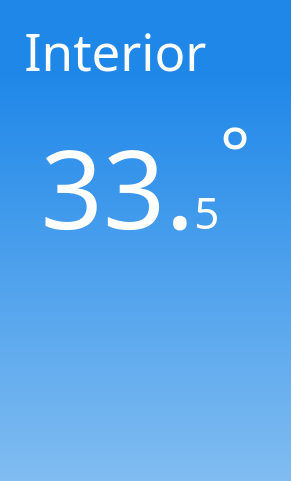
   <widget class="QFrame" name="indoor_frame">
    <property name="geometry">
     <rect>
      <x>510</x>
      <y>0</y>
      <width>291</width>
      <height>481</height>
     </rect>
    </property>
    <property name="minimumSize">
     <size>
      <width>0</width>
      <height>0</height>
     </size>
    </property>
    <property name="maximumSize">
     <size>
      <width>444444</width>
      <height>444444</height>
     </size>
    </property>
    <property name="baseSize">
     <size>
      <width>0</width>
      <height>0</height>
     </size>
    </property>
    <property name="styleSheet">
     <string notr="true">background-color:qlineargradient(spread:pad, x1:1, y1:0, x2:1, y2:1, stop:0.146067 rgba(30, 135, 232, 255), stop:1 rgba(128, 188, 241, 255))</string>
    </property>
    <property name="frameShape">
     <enum>QFrame::NoFrame</enum>
    </property>
    <property name="frameShadow">
     <enum>QFrame::Plain</enum>
    </property>
    <widget class="QLabel" name="interior_title">
     <property name="geometry">
      <rect>
       <x>0</x>
       <y>0</y>
       <width>231</width>
       <height>101</height>
      </rect>
     </property>
     <property name="font">
      <font>
       <family>Franzo</family>
       <pointsize>38</pointsize>
       <weight>50</weight>
       <bold>false</bold>
       <kerning>true</kerning>
      </font>
     </property>
     <property name="layoutDirection">
      <enum>Qt::LeftToRight</enum>
     </property>
     <property name="styleSheet">
      <string notr="true">QLabel{background-color: transparent;color: white}</string>
     </property>
     <property name="text">
      <string>Interior</string>
     </property>
     <property name="textFormat">
      <enum>Qt::AutoText</enum>
     </property>
     <property name="scaledContents">
      <bool>false</bool>
     </property>
     <property name="alignment">
      <set>Qt::AlignCenter</set>
     </property>
    </widget>
    <widget class="DisplayBar" name="interior_1_bar">
     <property name="geometry">
      <rect>
       <x>20</x>
       <y>265</y>
       <width>281</width>
       <height>51</height>
      </rect>
     </property>
     <property name="styleSheet">
      <string notr="true">background-color:rgba(255, 255, 255, 0)</string>
     </property>
     <property name="frameShape">
      <enum>QFrame::NoFrame</enum>
     </property>
     <property name="text">
      <string notr="true"/>
     </property>
     <property name="pixmap">
      <pixmap>../../assets/gui_base/bar_blue.png</pixmap>
     </property>
     <property name="buddy">
      <cstring>interior_1_bar</cstring>
     </property>
    </widget>
    <widget class="DisplayBar" name="interior_2_bar">
     <property name="geometry">
      <rect>
       <x>20</x>
       <y>330</y>
       <width>281</width>
       <height>51</height>
      </rect>
     </property>
     <property name="styleSheet">
      <string notr="true">background-color:rgba(255, 255, 255, 0)</string>
     </property>
     <property name="frameShape">
      <enum>QFrame::NoFrame</enum>
     </property>
     <property name="frameShadow">
      <enum>QFrame::Plain</enum>
     </property>
     <property name="text">
      <string notr="true"/>
     </property>
     <property name="pixmap">
      <pixmap>../../assets/gui_base/bar_yellow.png</pixmap>
     </property>
     <property name="scaledContents">
      <bool>false</bool>
     </property>
    </widget>
    <widget class="DisplayBar" name="interior_3_bar">
     <property name="geometry">
      <rect>
       <x>20</x>
       <y>396</y>
       <width>281</width>
       <height>51</height>
      </rect>
     </property>
     <property name="styleSheet">
      <string notr="true">background-color:rgba(255, 255, 255, 0)</string>
     </property>
     <property name="frameShape">
      <enum>QFrame::NoFrame</enum>
     </property>
     <property name="text">
      <string notr="true"/>
     </property>
     <property name="pixmap">
      <pixmap>../../assets/gui_base/bar_green.png</pixmap>
     </property>
     <property name="scaledContents">
      <bool>false</bool>
     </property>
    </widget>
    <widget class="QLabel" name="interior_background">
     <property name="geometry">
      <rect>
       <x>0</x>
       <y>0</y>
       <width>291</width>
       <height>481</height>
      </rect>
     </property>
     <property name="text">
      <string/>
     </property>
     <property name="scaledContents">
      <bool>true</bool>
     </property>
    </widget>
    <widget class="QLabel" name="interior_temp_icon">
     <property name="geometry">
      <rect>
       <x>240</x>
       <y>10</y>
       <width>45</width>
       <height>81</height>
      </rect>
     </property>
     <property name="sizePolicy">
      <sizepolicy hsizetype="Fixed" vsizetype="Fixed">
       <horstretch>0</horstretch>
       <verstretch>0</verstretch>
      </sizepolicy>
     </property>
     <property name="styleSheet">
      <string notr="true">background-color:rgba(255, 255, 255, 0)</string>
     </property>
     <property name="text">
      <string notr="true"/>
     </property>
     <property name="pixmap">
      <pixmap>../../assets/weather_icons/wi-thermometer_full.svg</pixmap>
     </property>
     <property name="scaledContents">
      <bool>true</bool>
     </property>
     <property name="buddy">
      <cstring>interior_temp_icon</cstring>
     </property>
    </widget>
    <widget class="ClickableLabel" name="interior_temp_value">
     <property name="geometry">
      <rect>
       <x>0</x>
       <y>100</y>
       <width>291</width>
       <height>161</height>
      </rect>
     </property>
     <property name="sizePolicy">
      <sizepolicy hsizetype="Preferred" vsizetype="Preferred">
       <horstretch>0</horstretch>
       <verstretch>0</verstretch>
      </sizepolicy>
     </property>
     <property name="minimumSize">
      <size>
       <width>180</width>
       <height>120</height>
      </size>
     </property>
     <property name="sizeIncrement">
      <size>
       <width>167</width>
       <height>179</height>
      </size>
     </property>
     <property name="baseSize">
      <size>
       <width>167</width>
       <height>169</height>
      </size>
     </property>
     <property name="font">
      <font>
       <family>Franzo</family>
       <pointsize>82</pointsize>
       <weight>50</weight>
       <bold>false</bold>
       <kerning>true</kerning>
      </font>
     </property>
     <property name="autoFillBackground">
      <bool>false</bool>
     </property>
     <property name="styleSheet">
      <string notr="true">QLabel{background-color: transparent;color: white}</string>
     </property>
     <property name="text">
      <string notr="true">&lt;html&gt;&lt;head/&gt;&lt;body&gt;&lt;p&gt;&lt;span style=&quot; color:#ffffff;&quot;&gt;33.&lt;/span&gt;&lt;span style=&quot; font-size:33pt; color:#ffffff;&quot;&gt;5&lt;/span&gt;&lt;span style=&quot; color:#ffffff; vertical-align:super;&quot;&gt;°&lt;/span&gt;&lt;/p&gt;&lt;/body&gt;&lt;/html&gt;</string>
     </property>
     <property name="textFormat">
      <enum>Qt::RichText</enum>
     </property>
     <property name="scaledContents">
      <bool>false</bool>
     </property>
     <property name="alignment">
      <set>Qt::AlignBottom|Qt::AlignHCenter</set>
     </property>
     <property name="wordWrap">
      <bool>false</bool>
     </property>
    </widget>
    <zorder>interior_background</zorder>
    <zorder>interior_2_bar</zorder>
    <zorder>interior_title</zorder>
    <zorder>interior_1_bar</zorder>
    <zorder>interior_3_bar</zorder>
    <zorder>interior_temp_icon</zorder>
    <zorder>interior_temp_value</zorder>
   </widget>
